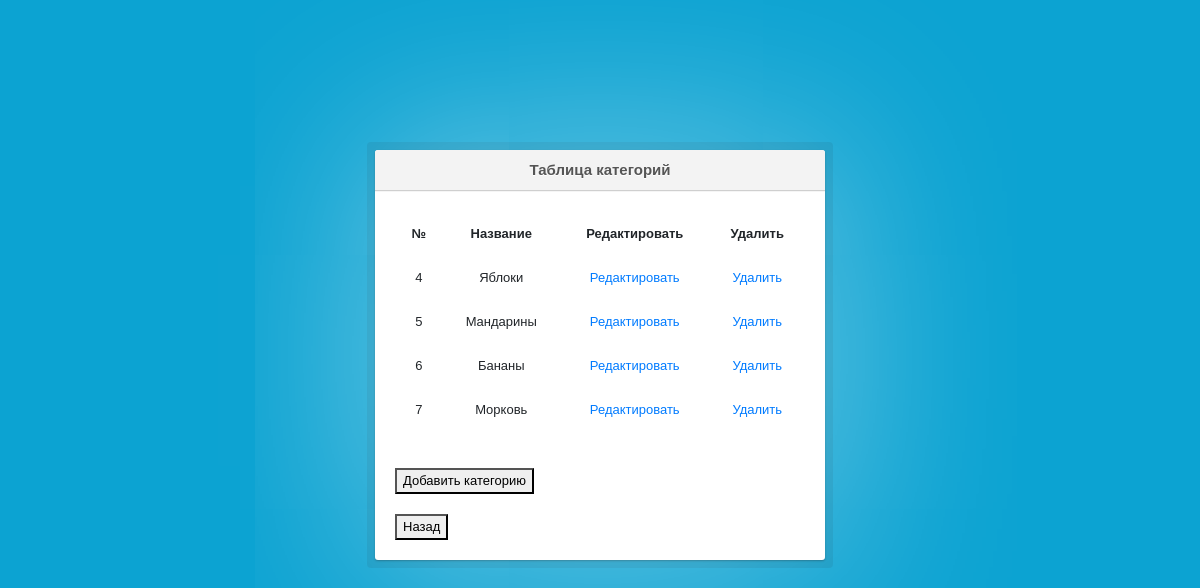
The page /spisok_category.php (signed in) on the database its author committed.
### tables this page shows
CREATE TABLE `category` (
  `id` int(11) NOT NULL,
  `name` varchar(255) NOT NULL
);

### spisok_category.php (the view, shortened to what this page needs)
<?php
require_once 'mysql.php';
$sql = "SELECT * FROM `category`";
$result = $pdo->query($sql);
?>
<!DOCTYPE html>
<html lang="en">
<head>
    <link rel="stylesheet" href="https://stackpath.bootstrapcdn.com/bootstrap/4.4.1/css/bootstrap.min.css"
>
    <link rel="stylesheet" href="css/style.css">
</head>
<body>
<section class="container">
    <div class="login">
        <h1>Таблица категорий</h1>
        <table class = "table table-borderless">
            <thead class="text-center">
            <tr>
                <th>№</th>
                <th>Название</th>
                <th>Редактировать</th>
                <th>Удалить</th>
            </tr>
            <?php
        while ($row = $result->fetch())
        {
            echo "<tr>";
            echo '<td>'.$row['id'].'</td>';
            echo '<td>'.$row['name'].'</td>';
            echo '<td><a href="update.php?id='.$row['id'].'">Редактировать</a></td>';
            echo '<td><a href="delete.php?id='.$row['id'].'">Удалить</a></td>';
            echo "</tr>";
        }
?>
        </table>
        <br>
        <form action="category.php">
            <button>Добавить категорию</button>
        </form>
        <form action="admin_panel.php">
            <br>
            <button>Назад</button>
        </form>
    </div>
</section>
</body>
</html>

### css/style.css (style rules this page uses)
article, aside, details, figcaption, figure, footer, header, hgroup, menu, nav, section { display: block; }
body { line-height: 1; margin: 0; padding: 0; border: 0; font-size: 100%; font: inherit; vertical-align: baseline; }
table { border-collapse: collapse; border-spacing: 0; }
body { font: 13px/20px 'Lucida Grande', Tahoma, Verdana, sans-serif; color: #404040; background: #0ca3d2; }
.container { margin: 80px auto; width: 800px; }
.login { position: relative; margin: 150px auto 0 auto; padding: 20px 20px 20px; width: 500px; background: white; border-radius: 3px; -webkit-box-shadow: 0 0 200px rgba(255, 255, 255, 0.5), 0 1px 2px rgba(0, 0, 0, 0.3); box-shadow: 0 0 200px rgba(255, 255, 255, 0.5), 0 1px 2px rgba(0, 0, 0, 0.3); }
.login:before { content: ''; position: absolute; top: -8px; right: -8px; bottom: -8px; left: -8px; z-index: -1; background: rgba(0, 0, 0, 0.08); border-radius: 4px; }
.login h1 { margin: -20px -20px 21px; line-height: 40px; font-size: 15px; font-weight: bold; color: #555; text-align: center; text-shadow: 0 1px white; background: #f3f3f3; border-bottom: 1px solid #cfcfcf; border-radius: 3px 3px 0 0; background-image: -webkit-linear-gradient(top, whiteffd, #eef2f5); background-image: -moz-linear-gradient(top, whiteffd, #eef2f5); background-image: -o-linear-gradient(top, whiteffd, #eef2f5); background-image: linear-gradient(to bottom, whiteffd, #eef2f5); -webkit-box-shadow: 0 1px whitesmoke; box-shadow: 0 1px whitesmoke; }

### spisok_category.php (style rules this page uses)
.login { width: 450px; }

### rows shown on the page
category: id "4", name "Яблоки"
category: id "5", name "Мандарины"
category: id "6", name "Бананы"
category: id "7", name "Морковь"
